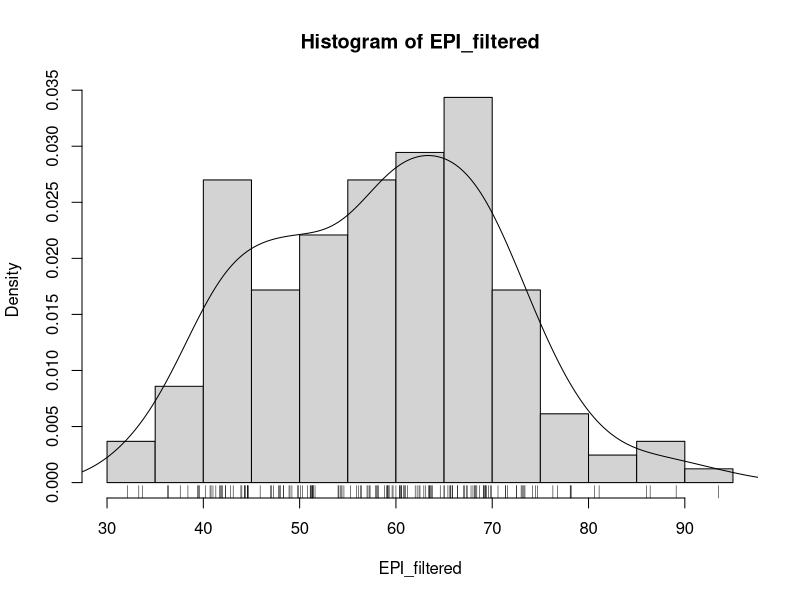
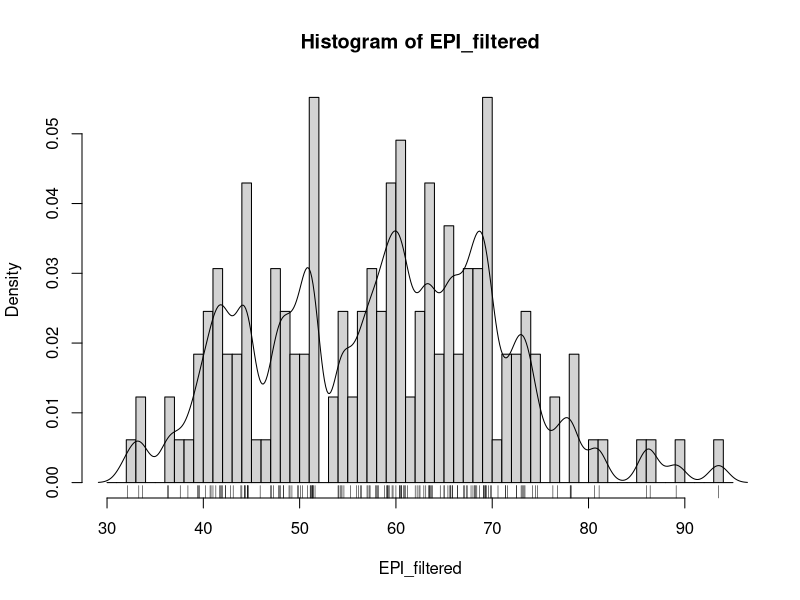
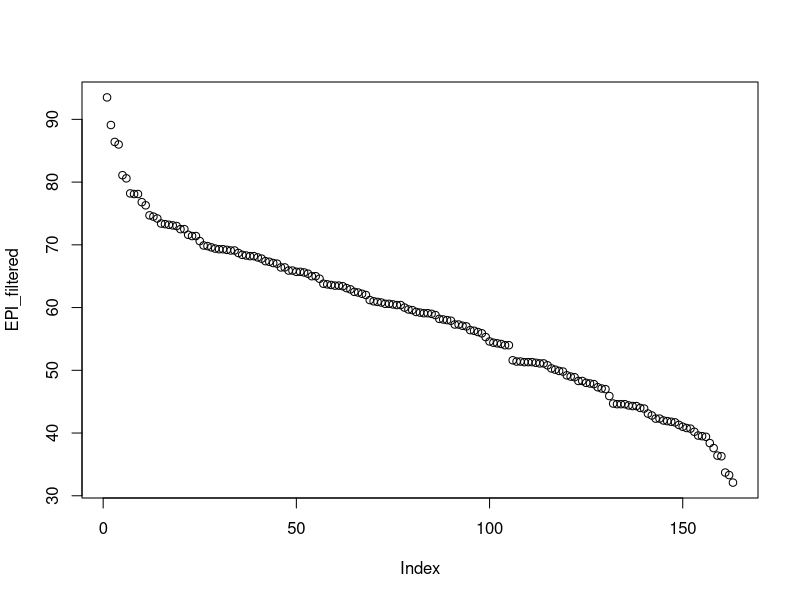
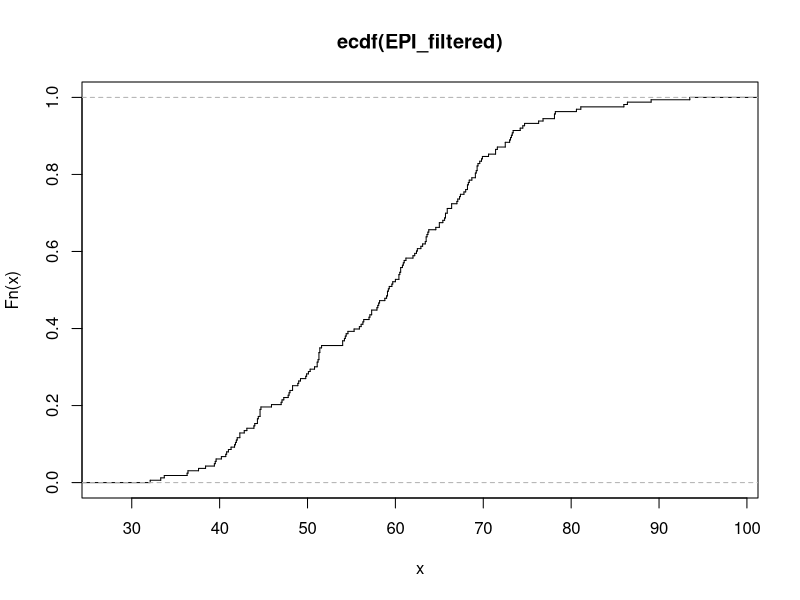
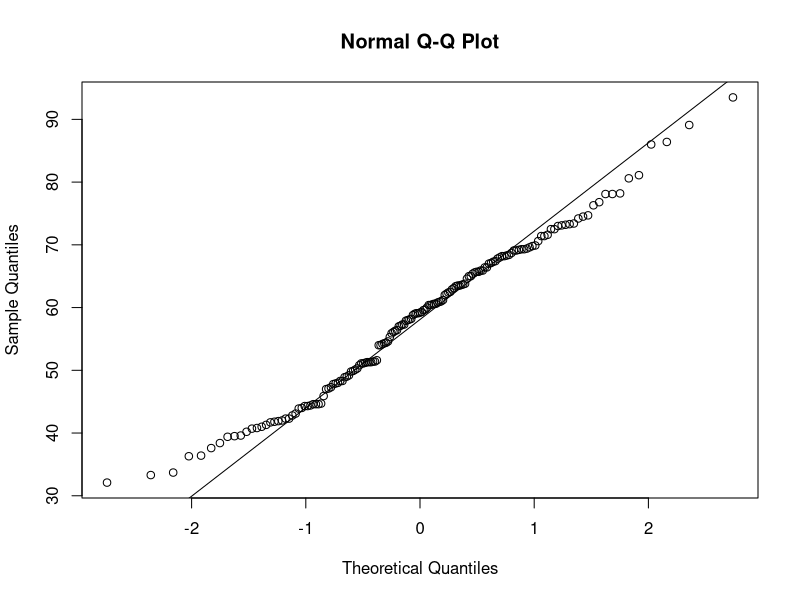
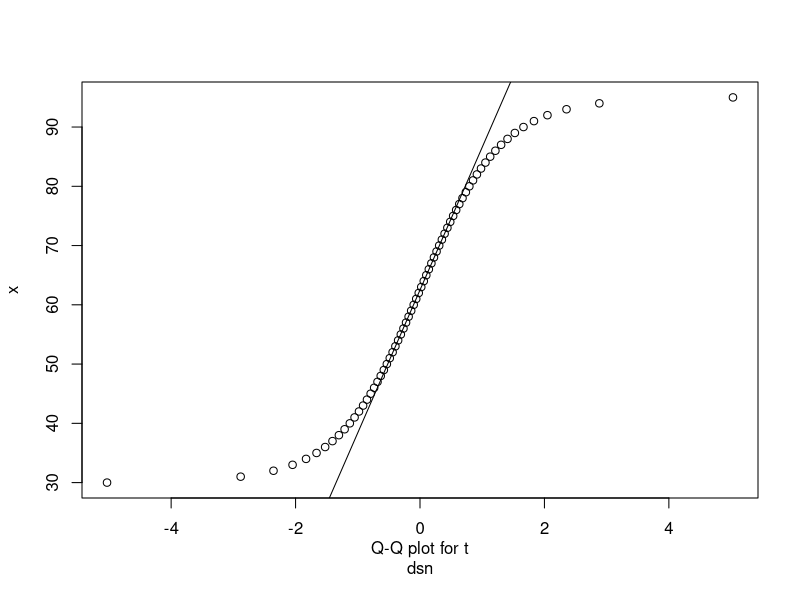
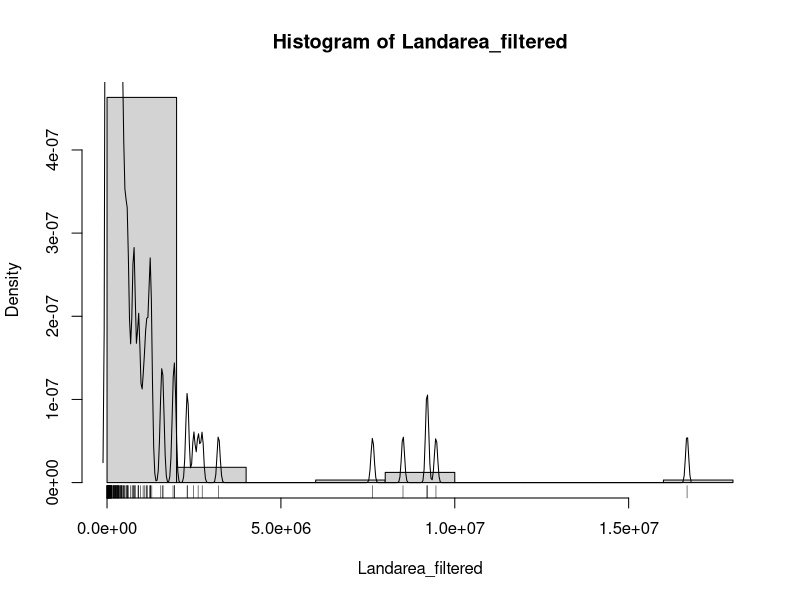
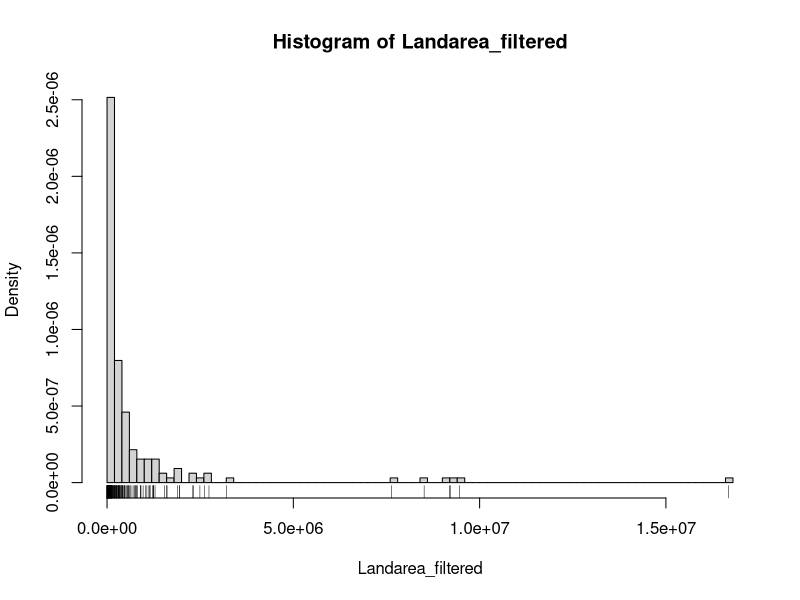

The R source for these figures, in order:
#Exercise 1
epi_data <- read.csv("./Data/2010EPI_data.csv")
attach(epi_data)

EPI
EPI_na <- is.na(EPI)
EPI_na
EPI_filtered <- EPI[!EPI_na]
EPI_filtered
summary(EPI_filtered)
fivenum(EPI_filtered)
stem(EPI_filtered)

# ./Graphs/Histogram-EPI-Filtered-Simple.png
hist(EPI_filtered, prob = TRUE)
lines(density(EPI_filtered, bw = "SJ"))
rug(EPI_filtered)

# ./Graphs/Histogram-EPI-Filtered-Complex.png
x <- seq(30, 95, 1)
hist(EPI_filtered, x, prob = TRUE)
lines(density(EPI_filtered, bw = 1.))
rug(EPI_filtered)

plot(EPI_filtered)
# ./Graphs/Basic-Epi-Plot.png
plot(ecdf(EPI_filtered), do.points = FALSE, verticals = TRUE)

# ./Graphs/qq-Epi-Plot.png
qqnorm(EPI_filtered)
qqline(EPI_filtered)

# ./Graphs/Generic-qq-plot.png
qqplot(qt(ppoints(250), df = 5), x, xlab = "Q-Q plot for t
dsn")
qqline(x)


# Data column 2
Landarea
Landarea_na <- is.na(Landarea)
Landarea_na
Landarea_filtered <- Landarea[!Landarea_na]
Landarea_filtered
summary(Landarea_filtered)
fivenum(Landarea_filtered)
stem(Landarea_filtered)

# ./Graphs/Histogram-Landarea-Filtered-Simple.png
hist(Landarea_filtered, prob = TRUE)
lines(density(Landarea_filtered, bw = "SJ"))
rug(Landarea_filtered)

# ./Graphs/Histogram-Landarea-Filtered-Complex.png
hist(Landarea_filtered, breaks = 100, prob = TRUE)
#lines(density(Landarea_filtered, bw = 1.))
rug(Landarea_filtered)

plot(Landarea_filtered)
# ./Graphs/Basic-Landarea-Plot.png
plot(ecdf(Landarea_filtered), do.points = FALSE, verticals = TRUE)

# ./Graphs/qq-Landarea-Plot.png
qqnorm(Landarea_filtered)
qqline(Landarea_filtered)


# Data column 3
ECOSYSTEM
ECOSYSTEM_na <- is.na(ECOSYSTEM)
ECOSYSTEM_na
ECOSYSTEM_filtered <- ECOSYSTEM[!ECOSYSTEM_na]
ECOSYSTEM_filtered
summary(ECOSYSTEM_filtered)
fivenum(ECOSYSTEM_filtered)
stem(ECOSYSTEM_filtered)

# ./Graphs/Histogram-ECOSYSTEM-Filtered-Simple.png
hist(ECOSYSTEM_filtered, prob = TRUE)
lines(density(ECOSYSTEM_filtered, bw = "SJ"))
rug(ECOSYSTEM_filtered)

# ./Graphs/Histogram-ECOSYSTEM-Filtered-Complex.png
hist(ECOSYSTEM_filtered, breaks = 100, prob = TRUE)
lines(density(ECOSYSTEM_filtered, bw = 1.))
rug(ECOSYSTEM_filtered)

plot(ECOSYSTEM_filtered)
# ./Graphs/Basic-ECOSYSTEM-Plot.png
plot(ecdf(ECOSYSTEM_filtered), do.points = FALSE, verticals = TRUE)

# ./Graphs/qq-ECOSYSTEM-Plot.png
qqnorm(ECOSYSTEM_filtered)
qqline(ECOSYSTEM_filtered)


boxplot(EPI, ECOSYSTEM)
qqplot(EPI, ECOSYSTEM)
qqplot(EPI, Landarea)
qqplot(ECOSYSTEM, Landarea)


# Excercise 2
comp_data <- data.frame(EPI, ENVHEALTH, ECOSYSTEM, DALY, AIR_H,
                        WATER_H, AIR_E, WATER_E, BIODIVERSITY)
attach(comp_data)
comp_data

boxplot(comp_data)

boxplot(WATER_E)
hist(WATER_E, breaks = 20)

qqplot(EPI, WATER_H)

hist(EPI)
hist(ENVHEALTH)
hist(ECOSYSTEM)
hist(DALY)
hist(AIR_H)
hist(WATER_H)
hist(AIR_E)
hist(WATER_E)
hist(BIODIVERSITY)
